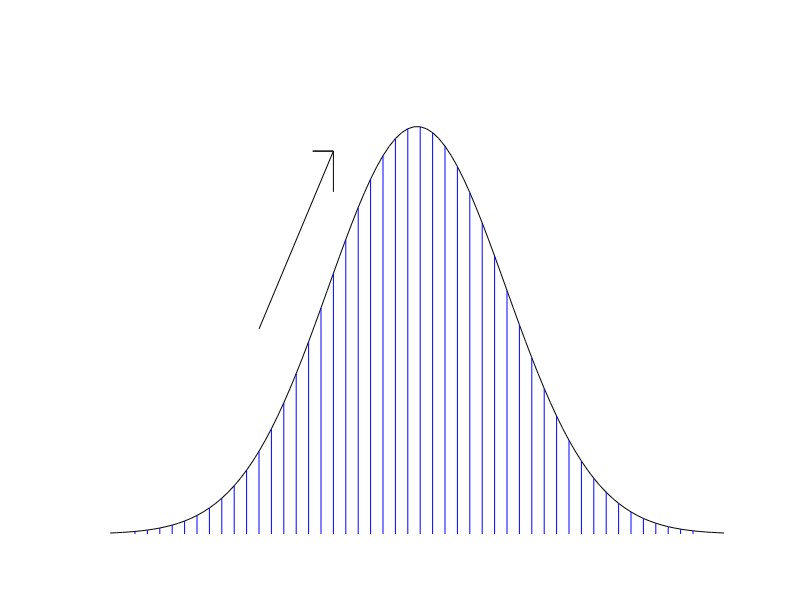

Here is the MATLAB script that generated this plot:
% schematic of bottom bc

clear
hold off

x = (1:100)*0.03;


y = exp(-(x*33-50.0).^2 / 400.0);
plot(x,y,'k')
axis off
axis([0,3.0,0,1.2])

hold on

for k=5:2:95
    xx = [x(k),x(k)];
    yy = [0.0,y(k)];
    plot(xx,yy,'b')
end

xx = [x(25),x(37),x(37)-0.1,x(37),x(37)];
yy = [y(25),y(37),y(37),y(37),y(37)-0.1] + 0.3;
plot(xx,yy,'k')
